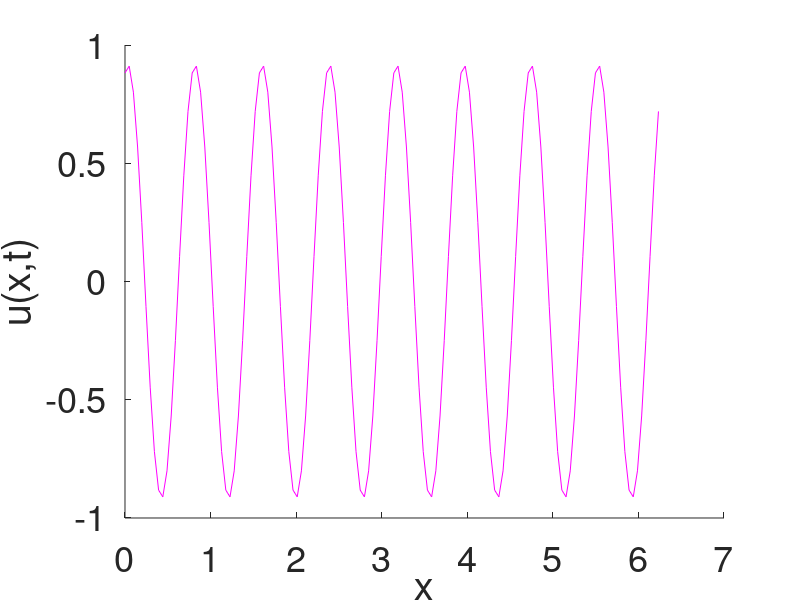

Source code (MATLAB):
%---Grid---%
M = 128;
T = 2*pi;
lambda = 0.25; %0.9,0.7071,0.25
dx = 2*pi/M;
x = 0: dx: 2*pi-dx;
dt = lambda*dx;

%---Initial Conditions---%
% IC = ones(1,length(x));
% IC(x<pi) = zeros(1,length(x(x<pi)));
k = 8;
IC = sin(k*x);
u = IC;

%---Lax-Wendroff---%
t = dt;
while t<T
    t = t+dt;
    u = u - lambda*([u(2:end) u(1)] - [u(end) u(1:end-1)])/2 + ...
        lambda^2*([u(2:end) u(1)] - 2*u + [u(end) u(1:end-1)])/2;
%     hold off
%     plot(x,u,'b')
%     hold on
%     plot(x,IC,'r')
%     pause(0.01)
end
hold on
plot(x,u,'m') %b,k,m
xlabel('x')
ylabel('u(x,t)')
set(gca,'FontSize',26)